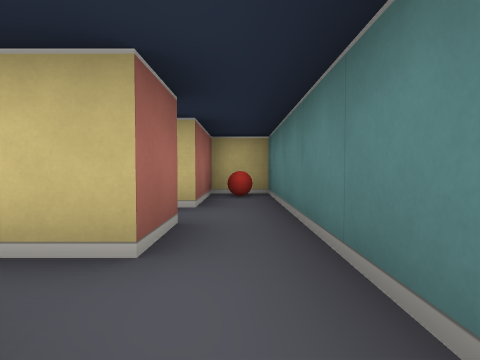
View 1 (above)

18 first-person views from a walk through a cub3D level. The camera is about half as high as the walls, tilts 2° down and sees 75° across. The floor is counted in squares. Each view is taken from the middle of a square. On the plan, view 1 faces up. The plan holds only what a view shows up to about 9 squares ahead; the rest is blank. The place goes on beyond the plan.

View 2
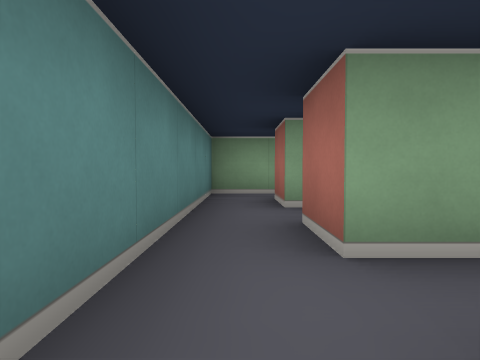

View 3
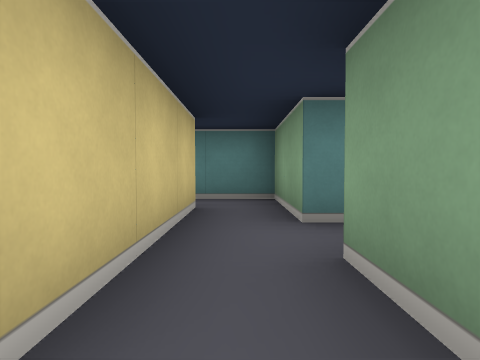

View 4
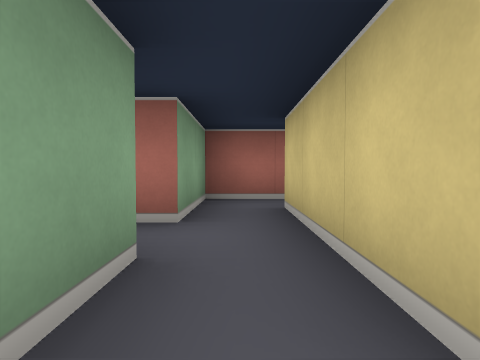

View 5
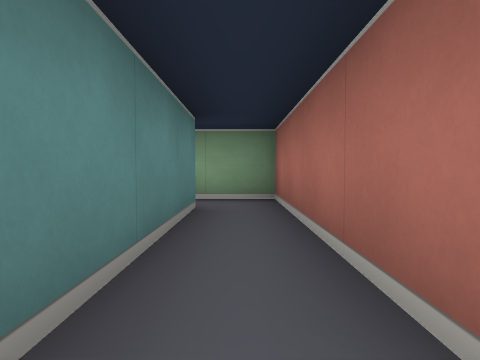

View 6
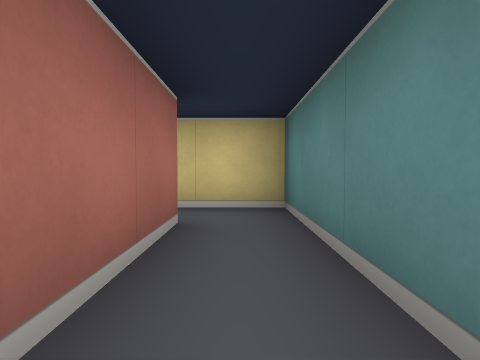

View 7
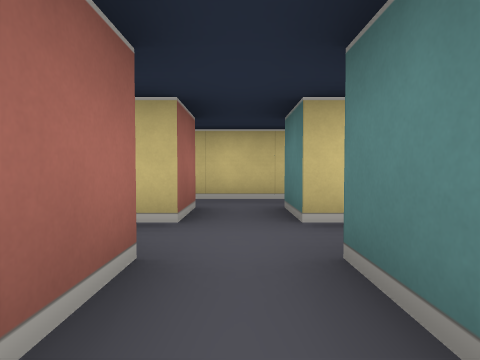

View 8
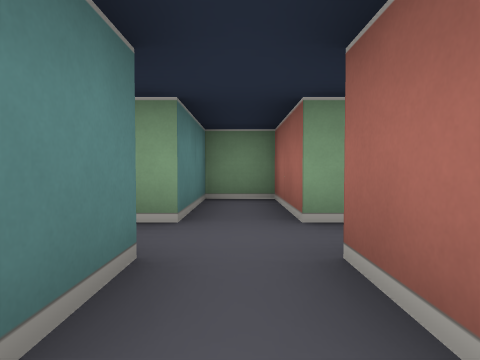

View 9
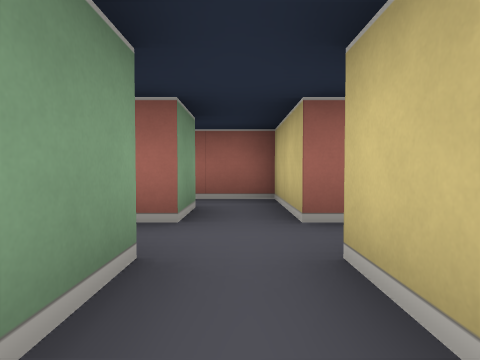

View 10
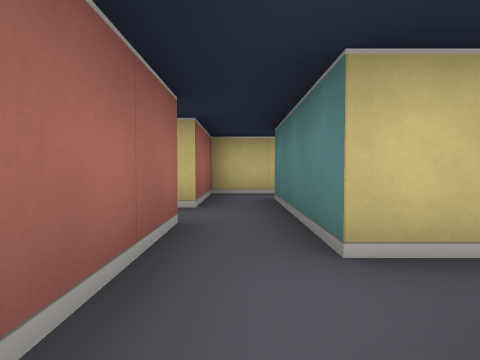

View 11
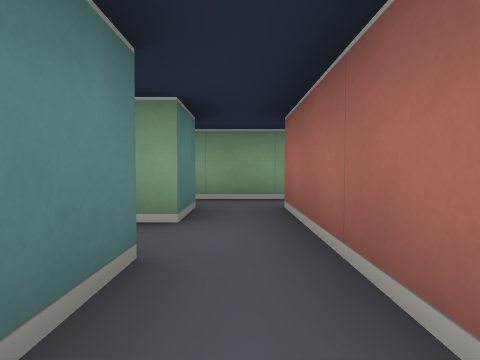

View 12
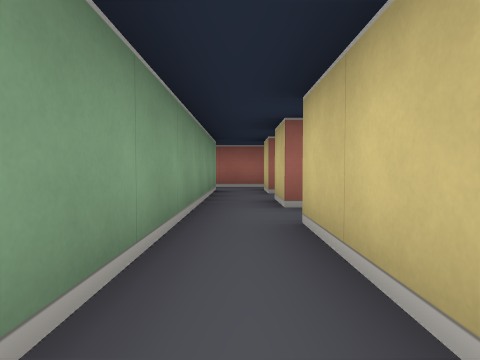

View 13
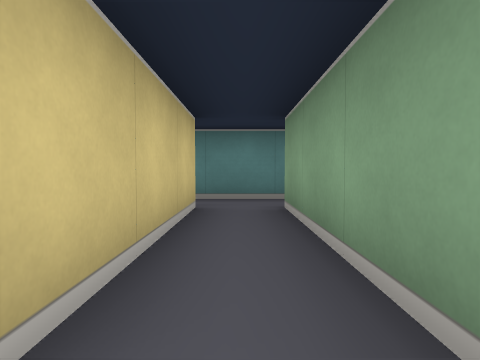

View 14
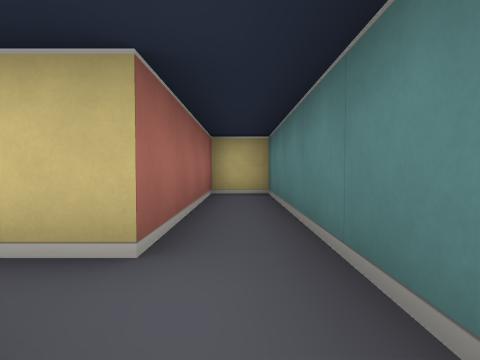

View 15
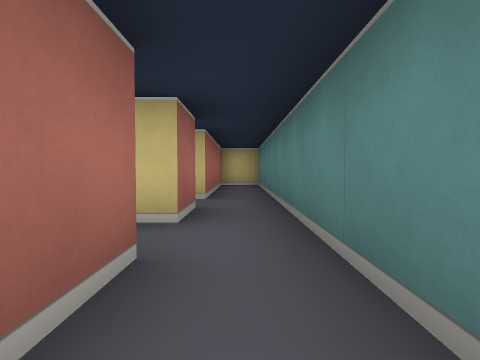

View 16
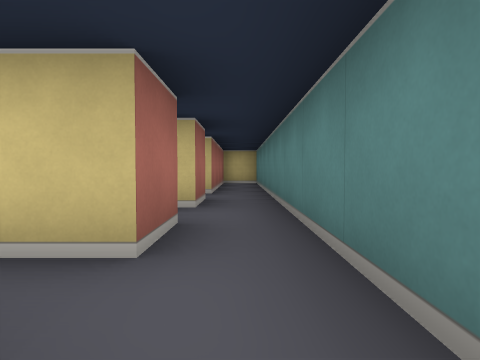

View 17
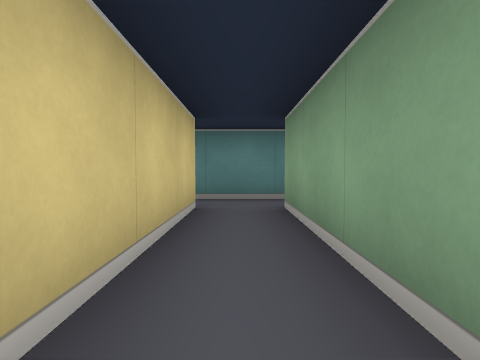

View 18
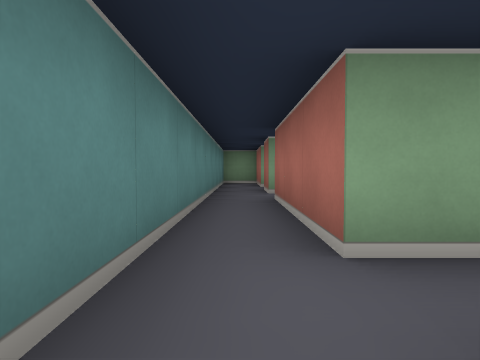

### Floor plan
Ten units are one square. View 1 is at (0, 0); x grows to the right and y downward. Boxes are objects, and circles mark ways between rooms. Rooms are numbered by the first view taken in them; rooms with no view inside come last. Other rooms are left out.
<svg viewBox="-55 -60 65 250">
<path fill="none" stroke="#000" d="M-5 -5 -5 5M-5 -15 -12 -15M5 5 5 -15M-5 -25 -5 -15M5 -15 5 -55 -5 -55 -5 -35M-45 -25 -45 15 -25 15M-25 5 -35 5 -35 -35 -48 -35M-5 15 5 15 5 5M-6 25 -15 25M-25 35 -25 55 -15 55 -15 35 -6 35M-25 15 -25 25M-15 25 -15 15 -5 15M-5 5 -25 5M-28 65 -35 65M-45 65 -45 85M-35 85 -35 75 -31 75M-45 55 -45 65M-35 65 -35 45M5 105 5 45 -5 45 -5 85 -35 85M-44 95 -5 95 -5 105M-5 175 -5 185M-5 125 -34 125M5 184 5 125M-34 135 -5 135 -5 165M-5 115 -5 125M-5 105 -9 105M5 125 5 105M-35 45 -35 35 -25 35M-25 25 -45 25 -45 45"/>
<rect x="-5" y="-55" width="10" height="10" fill="#bbb"><title>ball</title></rect>
<circle cx="0" cy="-20" r="3" fill="#2a7"/>
<circle cx="0" cy="0" r="3" fill="#2a7"/>
<circle cx="-30" cy="10" r="3" fill="#2a7"/>
<circle cx="-10" cy="10" r="3" fill="#2a7"/>
<circle cx="-20" cy="20" r="3" fill="#2a7"/>
<circle cx="-30" cy="30" r="3" fill="#2a7"/>
<circle cx="-40" cy="60" r="3" fill="#2a7"/>
<circle cx="-40" cy="80" r="3" fill="#2a7"/>
<circle cx="-40" cy="40" r="3" fill="#2a7"/>
<circle cx="0" cy="100" r="3" fill="#2a7"/>
<circle cx="0" cy="120" r="3" fill="#2a7"/>
<text x="-10" y="-10">1</text>
<text x="0" y="-40">2</text>
<text x="-40" y="-10">3</text>
<text x="0" y="10">4</text>
<text x="-10" y="30">5</text>
<text x="-20" y="10">6</text>
<text x="-30" y="70">7</text>
<text x="-40" y="50">8</text>
<text x="-10" y="90">9</text>
<text x="0" y="150">10</text>
<text x="-20" y="110">11</text>
<text x="-40" y="30">12</text>
</svg>
Room 1 opens to room 2. Room 1 opens to room 4. Room 3 opens to room 6. Room 4 opens to room 6. Room 5 opens to room 6. Room 5 opens to room 12. Room 7 opens to room 8. Room 7 opens to room 9. Room 8 opens to room 12. Room 9 opens to room 11. Room 10 opens to room 11.

Where each view was taken, in squares from view 1:
view 1: 0 up, 0 right, facing up
view 2: 4 up, 0 right, facing down
view 3: 1 down, 4 left, facing right
view 4: 1 down, 0 right, facing left
view 5: 3 up, 4 left, facing down
view 6: 0 up, 4 left, facing up
view 7: 5 down, 2 left, facing up
view 8: 1 down, 2 left, facing down
view 9: 3 down, 0 right, facing left
view 10: 8 down, 4 left, facing up
view 11: 5 down, 4 left, facing down
view 12: 9 down, 1 left, facing left
view 13: 9 down, 4 left, facing right
view 14: 10 down, 0 right, facing up
view 15: 13 down, 0 right, facing up
view 16: 14 down, 0 right, facing up
view 17: 13 down, 4 left, facing right
view 18: 12 down, 0 right, facing down
